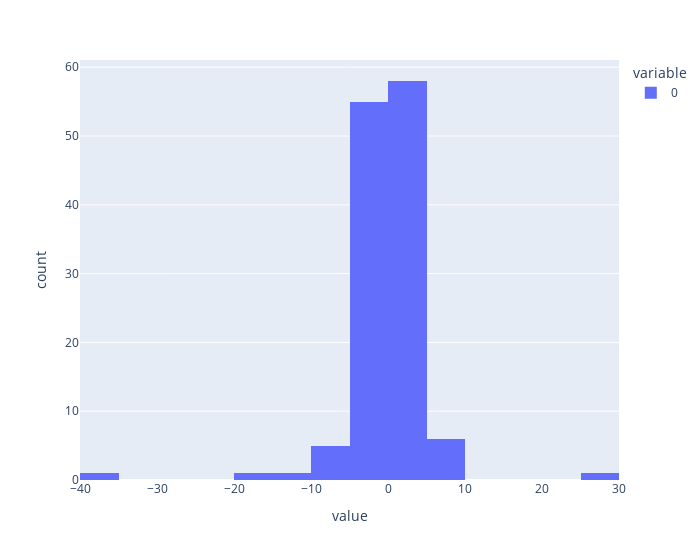

Notebook code for this chart:
### Code cell
fig = px.histogram(diff_lst,nbins=20,width=700)
fig.show()

### Figure 1 — Plotly figure (JSON) as saved in the notebook; plotly's stock layout.template omitted (floating-point values rounded to 4 significant figures)
{"data": [{"alignmentgroup": "True", "bingroup": "x", "hovertemplate": "variable=0<br>value=%{x}<br>count=%{y}<extra></extra>", "legendgroup": "0", "marker": {"color": "#636efa", "pattern": {"shape": ""}}, "name": "0", "nbinsx": 20, "offsetgroup": "0", "orientation": "v", "showlegend": true, "type": "histogram", "x": [0.7, 0.1, 0.3, -0.4, -0.3, -0.4, 0.4, -0.1, -2.2, -0.6, -5.4, 1.6, -0.1, 0.2, 0.1, -0.3, -0.1, -0.1, -0.2, -0.1, -0.3, -0.1, 0.2, -3.7, 1.5, -3.8, 0.1, -0.1, 0.1, 0.6, -0.1, -1.1, -0.8, 0.5, 0.1, -0.1, 0.1, -0.1, 0.5, -0.1, 0.2, -0.6, 0.7, -0.6, 0.2, -7.9, -7.1, 5.3, 0.5, 0.3, -0.1, -0.7, 0.1, -0.1, 0.4, 0.2, 0.2, -0.3, -0.3, 0.2, -0.2, 0.1, 0.1, -0.2, 0.4, 0.2, 7.5, 0.2, -0.1, -1.6, -0.1, 0.2, -0.2, 0.1, 0.1, -0.1, 0.1, 0.1, 0.3, -0.4, -2.2, 5.9, -4.3, -7.3, 0.3, -0.3, 0.2, 0.3, 0.1, 0.1, -1.1, -9.8, -4.9, -37.6, 9.7, -0.2, -0.4, -0.1, -0.1, 0.6, 0.4, -0.5, 0.3, 0.2, -15.1, 0.3, -11.8, 0.1, 0.5, 3.5, 8.1, -0.4, -0.1, 0.1, 3.6, 0.2, 5.9, 0.7, 29, -2.8, 3.2, 0.2, -0.1, -1.1, 1.1, -0.1, 0.2, -0.1], "xaxis": "x", "yaxis": "y"}], "layout": {"barmode": "relative", "legend": {"title": {"text": "variable"}, "tracegroupgap": 0}, "margin": {"t": 60}, "width": 700, "xaxis": {"anchor": "y", "domain": [0, 1], "title": {"text": "value"}}, "yaxis": {"anchor": "x", "domain": [0, 1], "title": {"text": "count"}}}}
